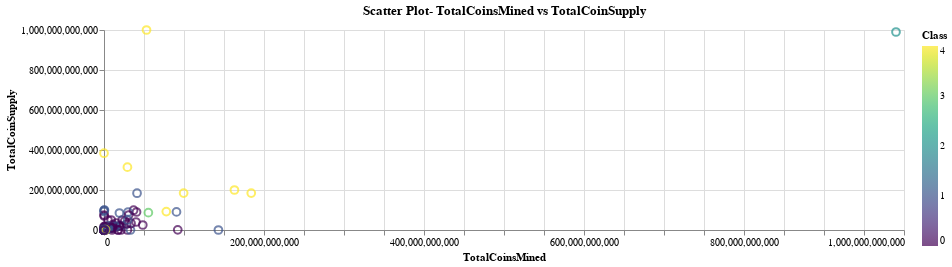

Write notebook code for a chart like this one.
### Code cell
#Use the altair scatter plot to visualize the tradable cryptocurrencies, x="TotalCoinsMined" and y="TotalCoinSupply" for the axes
alt.Chart(clustered_df, title="Scatter Plot- TotalCoinsMined vs TotalCoinSupply", width=800, height=200).mark_point(size=60).encode(
    x="TotalCoinsMined", 
    y="TotalCoinSupply", 
    color=alt.Color('Class', scale=alt.Scale(scheme='viridis')),
    # Add the required tool tips "CoinName", "Algorithm", "TotalCoinsMined", "TotalCoinSupply"
    tooltip=["CoinName", "Algorithm", "TotalCoinsMined", "TotalCoinSupply"]
    
)

### Figure 1 — Vega-Lite specification as saved in the notebook (floating-point values rounded to 4 significant figures; data arrays with more than 128 entries replaced by an {"elided": "..."} marker saying what was removed)
{"config": {"view": {"continuousWidth": 400, "continuousHeight": 300}}, "data": {"name": "data-3b7097ff829654f8fe854f4b61ed6b43"}, "mark": {"type": "point", "size": 60}, "encoding": {"color": {"field": "Class", "scale": {"scheme": "viridis"}, "type": "quantitative"}, "tooltip": [{"field": "CoinName", "type": "nominal"}, {"field": "Algorithm", "type": "nominal"}, {"field": "TotalCoinsMined", "type": "quantitative"}, {"field": "TotalCoinSupply", "type": "quantitative"}], "x": {"field": "TotalCoinsMined", "type": "quantitative"}, "y": {"field": "TotalCoinSupply", "type": "quantitative"}}, "height": 200, "title": "Scatter Plot- TotalCoinsMined vs TotalCoinSupply", "width": 800, "$schema": "https://vega.github.io/schema/vega-lite/v4.17.0.json", "datasets": {"data-3b7097ff829654f8fe854f4b61ed6b43": {"elided": "532 records"}}}
